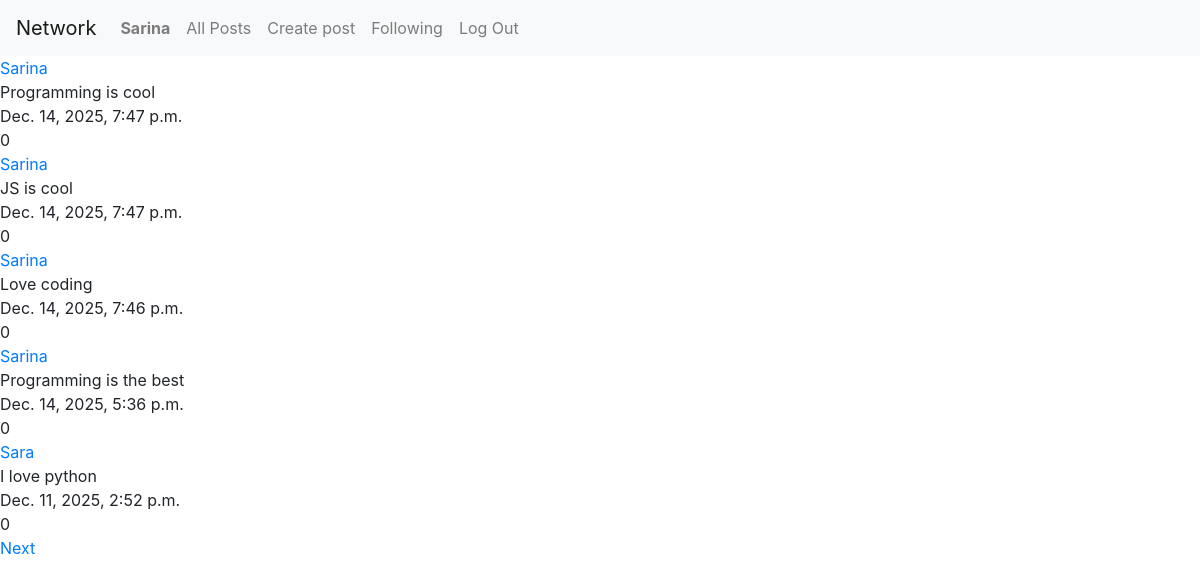
/ (signed in), run on the app's committed database.
### network/models.py (models this page shows, shortened)
class User(AbstractUser):
    pass

class Post(models.Model):
    username_of_poster = models.ForeignKey(User, on_delete=models.CASCADE)
    content = models.TextField()
    date_posted = models.DateTimeField(auto_now_add=True)
    like = models.PositiveIntegerField(default=0)

### network/views.py (the view)
# urls.py: path("", views.index, name="index"),
def index(request):
    posts = Post.objects.all().order_by('-date_posted')
    return render(request, 'network/index.html', {'posts': pagination(request,posts)})

### network/views.py (called while the page is built)
def pagination(request, posts):
    paginate_posts = Paginator(posts, 5)
    page = request.GET.get('page')
    page_obj = paginate_posts.get_page(page)
    return page_obj

### network/templates/network/index.html (shortened to what this page needs)
{% extends "network/layout.html" %}
{% load static %}
{% block body %}
    {% for post in posts %}
        <div class="each_post">
            <a class="post_user"
               href="{% url 'profile' post.username_of_poster.username %}">{{ post.username_of_poster }}</a>
            <div class="post_content">{{ post.content }}</div>
            <div class="date_posted">{{ post.date_posted }}</div>
            <div class="likes">{{ post.like }}</div>
        </div>
    {% endfor %}
    <div class="page_pagination">
         {% if posts.has_next %}
            <a class="next_page_number" href="?page={{ posts.next_page_number }}">Next</a>
        {% endif %}
    </div>
{% endblock %}

### network/templates/network/layout.html (shortened to what this page needs)
{% load static %}
<!DOCTYPE html>
<html lang="en">
<head>
    <link rel="stylesheet" href="https://stackpath.bootstrapcdn.com/bootstrap/4.4.1/css/bootstrap.min.css"
>
    <link href="{% static 'network/styles.css' %}" rel="stylesheet">
</head>
<body>
<nav class="navbar navbar-expand-lg navbar-light bg-light">
    <a class="navbar-brand" href="#">Network</a>
    <div>
        <ul class="navbar-nav mr-auto">
            {% if user.is_authenticated %}
                <li class="nav-item">
                    <a class="nav-link" href="{% url 'profile' user.username %}?from=profile"><strong>{{ user.username }}</strong></a>
                </li>
            {% endif %}
            <li class="nav-item">
                <a class="nav-link" href="{% url 'index' %}?from=index">All Posts</a>
            </li>
            <li class="nav-item">
                <a class="nav-link" href="{% url 'create_post' %}">Create post</a>
            </li>
            {% if user.is_authenticated %}
                <li class="nav-item">
                    <a class="nav-link" href="{% url 'following_posts' %}">Following</a>
                </li>
                <li class="nav-item">
                    <a class="nav-link" href="{% url 'logout' %}">Log Out</a>
                </li>
            {% endif %}
        </ul>
    </div>
</nav>
<div class="body">
    {% block body %}
    {% endblock %}
</div>
</body>
</html>

### data on the page
User: username "Sarina"
Post: username_of_poster "Sarina", content "Programming is cool", date_posted "Dec. 14, 2025, 7:47 p.m.", like "0"
Post: username_of_poster "Sarina", content "JS is cool", date_posted "Dec. 14, 2025, 7:47 p.m.", like "0"
Post: username_of_poster "Sarina", content "Love coding", date_posted "Dec. 14, 2025, 7:46 p.m.", like "0"
Post: username_of_poster "Sarina", content "Programming is the best", date_posted "Dec. 14, 2025, 5:36 p.m.", like "0"
Post: username_of_poster "Sara", content "I love python", date_posted "Dec. 11, 2025, 2:52 p.m.", like "0"
